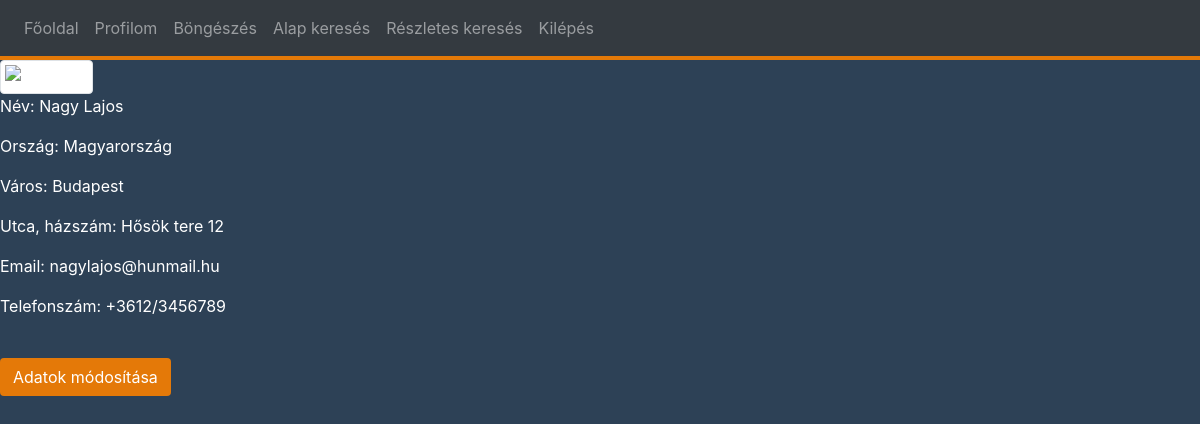
Screenshot of /index.php?page=myProfile (signed in) with the database file from the repository.
### tables this page shows
CREATE TABLE `drivers` (
  `driverID` int(10) NOT NULL,
  `firstname` varchar(120) NOT NULL,
  `lastname` varchar(120) NOT NULL,
  `townID` int(10) NOT NULL,
  `street` varchar(120) NOT NULL,
  `houseNumber` int(10) NOT NULL,
  `email` varchar(120) NOT NULL,
  `phoneNumber` varchar(15) NOT NULL,
  `username` varchar(50) NOT NULL,
  `password` varchar(32) NOT NULL
);

CREATE TABLE `countries` (
  `countryID` varchar(3) NOT NULL,
  `name` varchar(120) NOT NULL
);

CREATE TABLE `towns` (
  `townID` int(10) NOT NULL,
  `name` varchar(120) NOT NULL,
  `countryID` varchar(3) NOT NULL
);

### controller/myProfile.php (called while the page is built, shortened)
<?php
    $driver = new Driver();
    $company = new Company();
    $country = new Country();
    $town = new Town();
    if($_SESSION["type"]=="driver"){
        $driver->set_user($_SESSION["id"], $conn);
        $town->set_town($driver->get_townID(),$conn);
        $country->set_country($town->get_country(),$conn);
    }else if($_SESSION["type"]=="company"){
        $company->set_user($_SESSION["id"], $conn);
        $town->set_town($company->get_townID(),$conn);
        $country->set_country($town->get_country(),$conn);
    }
    include 'view/myProfile.php';
?>

### model/Driver.php (called while the page is built, shortened)
<?php
class Driver {
    private $firstname;
    private $lastname;
    private $street;
    private $houseNumber;
    private $email;
    private $phoneNumber;
    public function set_user($id, $conn) {
        $sql = "SELECT driverID, firstname, lastname, townID, street, houseNumber, email, phoneNumber, username, `password` FROM drivers";
        $sql .= " WHERE driverID = ".mysqli_real_escape_string($conn,$id)." ";
        $result = $conn->query($sql);
        if ($conn->query($sql)) {
            if ($result->num_rows > 0) {
                $row = $result->fetch_assoc();
                $this->firstname = $row['firstname'];
                $this->lastname = $row['lastname'];
                $this->street = $row['street'];
                $this->houseNumber = $row['houseNumber'];
                $this->email = $row['email'];
                $this->phoneNumber = $row['phoneNumber'];
        }
        else {
            echo "Error: " . $sql . "<br>" . $conn->error;
        }
        }
    }
    public function get_firstname(){
        return $this->firstname;
    }
    public function get_lastname(){
        return $this->lastname;
    }
    public function get_street(){
        return $this->street;
    }
    public function get_houseNumber(){
        return $this->houseNumber;
    }
    public function get_email(){
        return $this->email;
    }
    public function get_phone(){
        return $this->phoneNumber;
    }
}
?>

### model/Country.php (called while the page is built, shortened)
<?php
class Country{
    private $name;
    public function set_country($id, $conn) {
        $sql = "SELECT countryID, name FROM countries";
        $sql .= " WHERE countryID LIKE '".mysqli_real_escape_string($conn,$id)."' ";
        $result = $conn->query($sql);
        if ($conn->query($sql)) {
            if ($result->num_rows > 0) {
                $row = $result->fetch_assoc();
                $this->name = $row['name'];
        }
        else {
            echo "Error: " . $sql . "<br>" . $conn->error;
        }
        }
    }
    public function get_name(){
        return $this->name;
    }
}
?>

### model/Town.php (called while the page is built, shortened)
<?php
class Town{
    private $name;
    public function set_town($id, $conn) {
        $sql = "SELECT townID, name, countryID FROM towns";
        $sql .= " WHERE townID LIKE '".mysqli_real_escape_string($conn,$id)."' ";
        $result = $conn->query($sql);
        if ($conn->query($sql)) {
            if ($result->num_rows > 0) {
                $row = $result->fetch_assoc();
                $this->name = $row['name'];
        }
        else {
            echo "Error: " . $sql . "<br>" . $conn->error;
        }
        }
    }
    public function get_name(){
        return $this->name;
    }
}
?>

### view/myProfile.php (the view)
<?php
    if(!empty($_SESSION["id"]) and $_SESSION["type"]=="driver"){
?>
<img src="https://external-content.duckduckgo.com/iu/?u=https%3A%2F%2Fi.pinimg.com%2F736x%2F65%2F25%2Fa0%2F6525a08f1df98a2e3a545fe2ace4be47.jpg&f=1&nofb=1" alt="Profilkép" class="img-thumbnail img-responsive">
<p>Név: <?php echo $driver->get_lastname()." ".$driver->get_firstname()?></p>
<p>Ország: <?php echo $country->get_name() ?></p>
<p>Város: <?php echo $town->get_name()?></p>
<p>Utca, házszám: <?php echo $driver->get_street()." ".$driver->get_houseNumber()?></p>
<p>Email: <?php echo $driver->get_email()?></p>
<p>Telefonszám: <?php echo $driver->get_phone()?></p>
<?php
}else if(!empty($_SESSION["id"]) and $_SESSION["type"]=="company"){
?>
<img src="https://external-content.duckduckgo.com/iu/?u=https%3A%2F%2Fi.pinimg.com%2F736x%2F65%2F25%2Fa0%2F6525a08f1df98a2e3a545fe2ace4be47.jpg&f=1&nofb=1" alt="Profilkép" class="img-thumbnail img-responsive">
<p>Név: <?php echo $company->get_name()?></p>
<p>Ország: <?php echo $country->get_name() ?></p>
<p>Város: <?php echo $town->get_name()?></p>
<p>Utca, házszám: <?php echo $company->get_street()." ".$company->get_houseNumber()?></p>
<p>Email: <?php echo $company->get_email()?></p>
<p>Telefonszám: <?php echo $company->get_phone()?></p>
<p>Weboldal: <?php echo "<a href='https://".$company->get_webpage()."' target='_blank'>".$company->get_webpage()."</a>"?>
<?php
}
?>
<br>
<button type="button" class="btn btn-hcbutton" onclick="window.location.href = 'index.php?page=settings'">Adatok módosítása</button>

### css/style.css (style rules this page uses)
.bbody { background-color: #2d4156; color: white; }
.btn-hcbutton { background-color: #e47908; color: white; }

### rows the page displays
drivers: lastname "Nagy", firstname "Lajos", street "Hősök tere", houseNumber "12", email "nagylajos@hunmail.hu", phoneNumber "+3612/3456789"
countries: name "Magyarország"
towns: name "Budapest"

### other values shown
$value "Főoldal"
$value "Profilom"
$value "Böngészés"
$value "Alap keresés"
$value "Részletes keresés"
